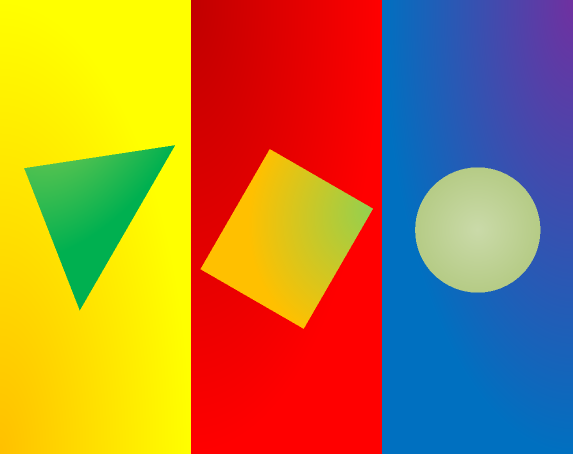
#> input picture public/studentfiles/G/Omega/q4omega.tif, 1147 x 908 px, found by its file name (shown at 1/2 size)
$ python Q4.py
#> lines starting #> are read from the running program, lines starting #| are printed output that depends on the picture; after the words box and inside, x2 and y2 are one past the last pixel; in counts of white or black regions, pixels touching at a corner belong together
import numpy as np
import cv2
from matplotlib import pyplot as pt


q4 = cv2.imread("q4omega.tif",1)
#> q4 is the input picture: shape (908, 1147, 3); mean B, G, R 64.4, 126.8, 170.9
q4_gray = cv2.cvtColor(q4,cv2.COLOR_BGR2GRAY)
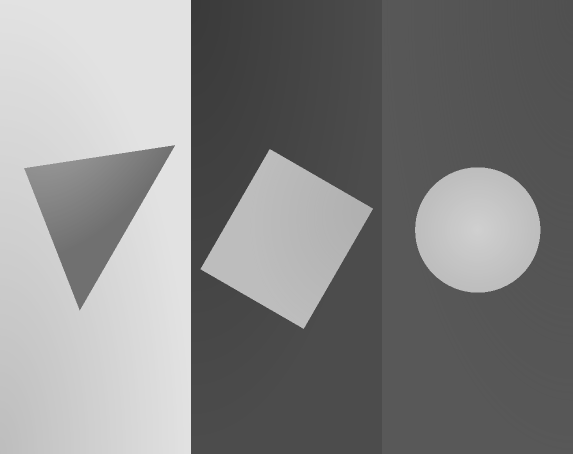
#> q4_gray: shape (908, 1147) (shown at 1/2 size); min 57, max 255, mean 132.9
hist = cv2.calcHist([q4_gray],[0],None,[256],[0,256])
#> hist = 256 values, max 91558 at index 76, min 0 at index 0, mean 4068.3

[nrow,ncol] = q4_gray.shape
#> nrow = 908; ncol = 1147
mask = np.zeros((nrow,ncol),dtype=np.uint8)

mask2 = q4_gray.copy()


threshold = 175
threshold1 = 80

for x in range (0,nrow):
    for y in range(0,ncol):
        if q4_gray[x,y] <= threshold:
            mask[x,y] =255
        if q4_gray[x,y] >=threshold1:
            mask2[x,y]=255
        else:
            mask[x,y]=0
            mask2[x,y]=0
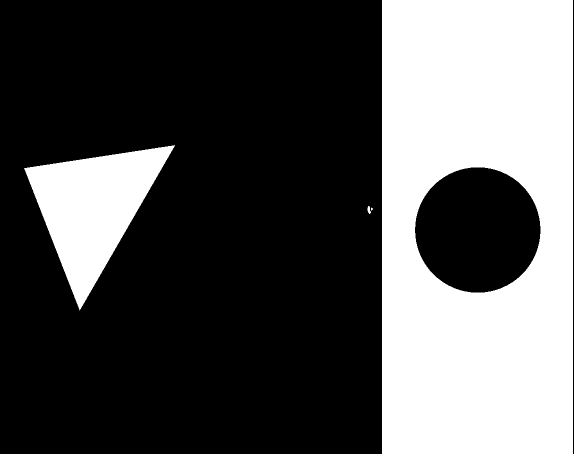
#> mask: shape (908, 1147) (shown at 1/2 size); 33% white; 4 white regions (1 under 20 px), largest, box (x1, y1, x2, y2) and area: (764, 0, 1146, 908) 297560, (48, 290, 350, 621) 45602, (735, 412, 742, 428) 72
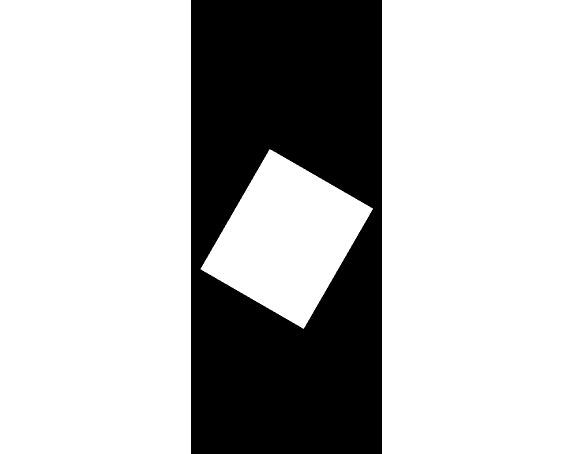
#> mask2: shape (908, 1147) (shown at 1/2 size); 73.1% white; 1 black region, box (x1, y1, x2, y2) and area: (382, 0, 764, 908) 280549

mask3= cv2.bitwise_not(mask)
mask[:,762:1147]=0
mask2[:,0:387]=0
#> mask2: shape (908, 1147); 39.8% white; 2 white regions, box (x1, y1, x2, y2) and area: (764, 0, 1147, 908) 347764, (401, 298, 746, 658) 66307
mask2[:,760:1147]=0
#> mask2: shape (908, 1147); 6.4% white; 1 white region, box (x1, y1, x2, y2) and area: (401, 298, 746, 658) 66307
mask3[:,0:776]=0
mask4=mask.copy()
mask4=mask+mask2+mask3
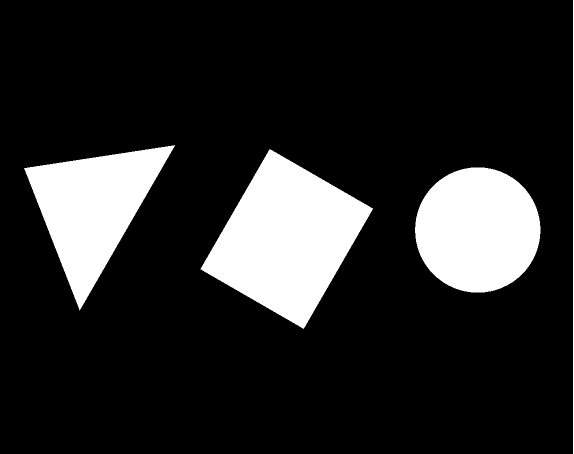
#> mask4: shape (908, 1147) (shown at 1/2 size); min 0, max 255, mean 39.7

ex_q4 = q4.copy()
ex_q4[:,:,0] = cv2.bitwise_and(q4[:,:,0],mask4)
ex_q4[:,:,1] = cv2.bitwise_and(q4[:,:,1],mask4)
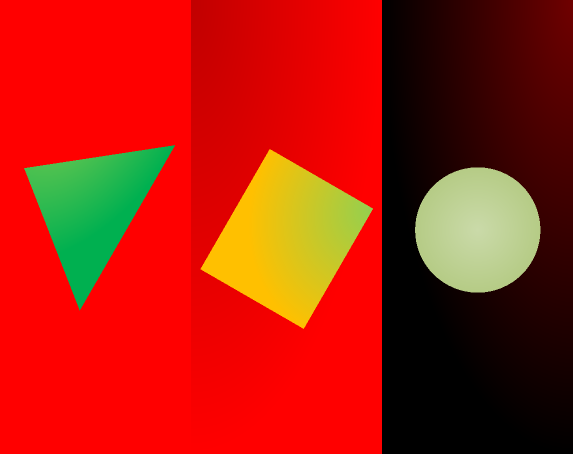
#> ex_q4: shape (908, 1147, 3) (shown at 1/2 size); mean B, G, R 11.9, 30.5, 170.9
ex_q4[:,:,2] = cv2.bitwise_and(q4[:,:,2],mask4)
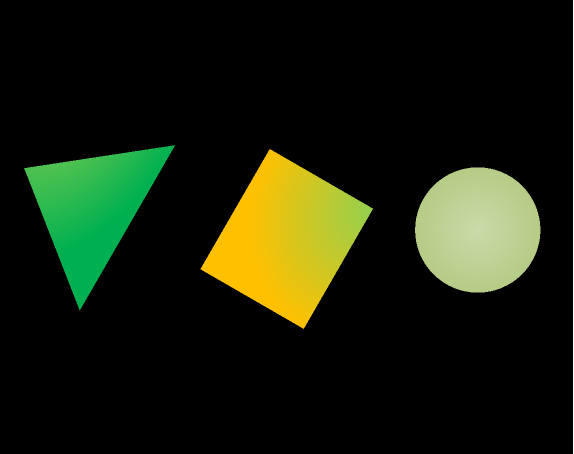
#> ex_q4: shape (908, 1147, 3) (shown at 1/2 size); mean B, G, R 11.9, 30.5, 24.6

pt.figure()

pt.subplot(1,2,1)
pt.imshow(cv2.cvtColor(q4, cv2.COLOR_BGR2RGB))
pt.title("Original Color Image")

pt.subplot(1,2,2)
pt.title("Extracted Color Image ")
pt.imshow(cv2.cvtColor(ex_q4, cv2.COLOR_BGR2RGB))
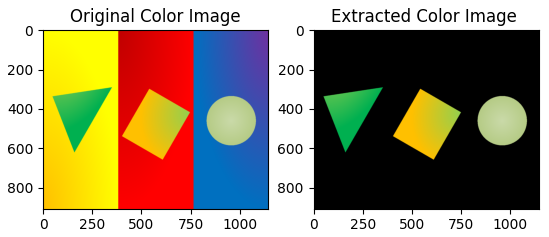
#> figure drawn by matplotlib, 2 panels
